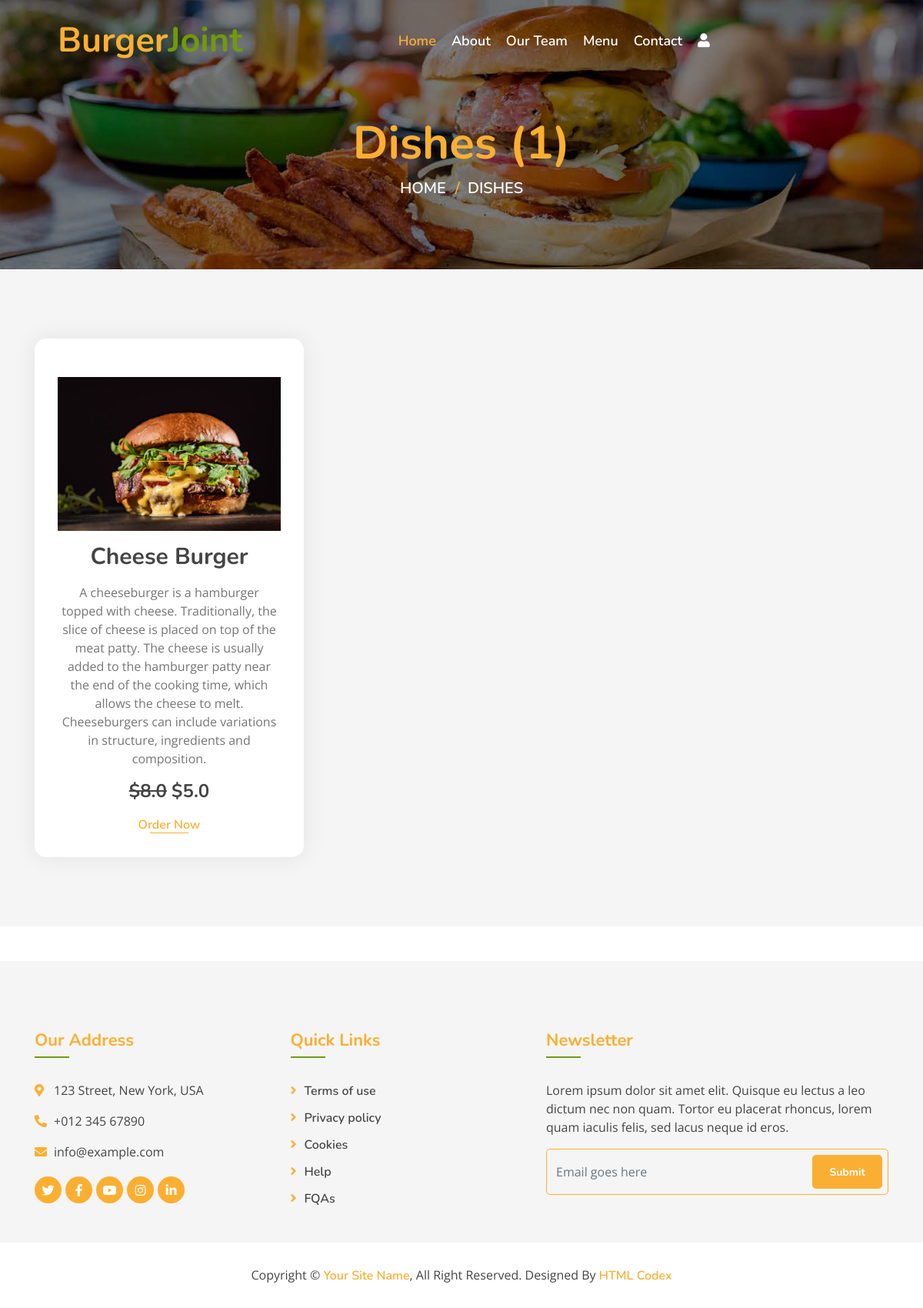
Screenshot of /dishes/ with the database file from the repository.
### hotel/models.py (models this page shows, shortened)
class Dish(models.Model):
    name = models.CharField(max_length=200, unique=True)
    image = models.ImageField(upload_to='dishes/%Y/%m/%d')
    ingredients = models.TextField()
    details = models.TextField(blank=True)
    category = models.ForeignKey(Category, on_delete=models.CASCADE)
    price = models.FloatField()
    discounted_price = models.FloatField(blank=True)
    is_available = models.BooleanField(default=True)
    added_on = models.DateTimeField(auto_now_add=True)
    updated_on = models.DateTimeField(auto_now=True)
    class Meta:
        verbose_name_plural ="Dish Table"

### hotel/views.py (the view)
# urls.py: path('dishes/',views.all_dishes,name="all_dishes"),
def all_dishes(request):
    context={}
    dishes = Dish.objects.all()
    if "q" in request.GET:
        id = request.GET.get("q")
        dishes = Dish.objects.filter(category__id=id)
        context['dish_category'] = Category.objects.get(id=id).name
    context['dishes'] = dishes
    return render(request,'all_dishes.html', context)

### template/all_dishes.html (shortened to what this page needs)
{% extends "base.html" %}
{% block content %}
<div class="page-header mb-0">
    <div class="container">
        <div class="row">
            <div class="col-12">
                <h2>{% if dish_category %} {{dish_category}} {% else %}Dishes {% endif %}({{dishes|length}})</h2>
            </div>
            <div class="col-12">
                <a href="/">Home</a>
                <a href="/dishes">Dishes</a>
            </div>
        </div>
    </div>
</div>
<div class="food mt-0">
    <div class="container">
        <div class="row align-items-center">
        {% for i in dishes %}
            <div class="col-md-4">
                {% if i.is_available %}
                <div class="food-item">
                {% else %}
                <div class="food-item" style="background-color: lightgray;">
                {% endif %}
                    <a href="/dishes/{{i.image}}" target="_blank"><img src="/media/{{i.image}}" style="height: 200px;width: 100%;"></a>
                    <h2 class="my-3">{{i.name}}</h2>
                    <p>
                        {{i.details}}
                    </p>
                    <h4 class="menu-text" style="font-weight: normal;">
                        {% if i.price != i.discounted_price %}
                            <strong><del>&dollar;{{i.price}}</del></strong>
                        {% endif %}
                            <strong>&dollar;{{i.discounted_price}}</strong>
                    </h4>
                    {% if i.is_available %}
                    <a href="{% url 'dish' id=i.id %}">Order Now</a>
                    {% else %}
                        <p class="text-danger">Not Available for delivery!</p>
                    {% endif %}
                </div>
            </div>
        {% endfor %}
        </div>
    </div>
</div>
{% endblock %}

### static/css/style.css (style rules this page uses)
body { color: #757575; background: #ffffff; font-family: 'open sans', sans-serif; }
h1, h2, h3, h4, h5, h6 { color: #454545; font-family: 'Nunito', sans-serif; }
a { font-family: 'Nunito', sans-serif; font-weight: 600; color: #fbaf32; transition: .3s; }
.page-header { position: relative; margin-bottom: 45px; padding: 150px 0 90px 0; text-align: center; background: linear-gradient(rgba(0, 0, 0, .5), rgba(0, 0, 0, .5)), url(../img/page-header.jpg); background-position: center; background-repeat: no-repeat; background-size: cover; }
.page-header h2 { position: relative; color: #fbaf32; font-size: 60px; font-weight: 700; }
.page-header a { position: relative; padding: 0 12px; font-size: 20px; text-transform: uppercase; color: #ffffff; }
.page-header a::after { position: absolute; content: "/"; width: 8px; height: 8px; top: -1px; right: -7px; text-align: center; color: #fbaf32; }
.page-header a:last-child::after { display: none; }
.food { position: relative; width: 100%; padding: 90px 0 60px 0; margin: 45px 0; background: rgba(0, 0, 0, .04); }
.food .food-item { position: relative; width: 100%; margin-bottom: 30px; padding: 50px 30px 30px; text-align: center; background: #ffffff; border-radius: 15px; box-shadow: 0 0 30px rgba(0, 0, 0, .08); transition: .3s; }
.food .food-item h2 { font-size: 30px; font-weight: 700; }
.food .food-item a { position: relative; font-size: 16px; }
.food .food-item a::after { position: absolute; content: ""; width: 50px; height: 1px; bottom: 0; left: calc(50% - 25px); background: #fbaf32; transition: .3s; }

### rows the page displays
Dish: image (picture), name "Cheese Burger", details "A cheeseburger is a hamburger topped with cheese. Traditionally, the slice of cheese is placed on top of the meat patty. The cheese is usually added to the hamburger patty near the end of the cooking time, which allows the cheese to melt. Cheeseburgers can include variations in structure, ingredients and composition.", price "8.0", discounted_price "5.0", is_available "Order Now"

### other values shown
{{ dishes|length }} "1"
